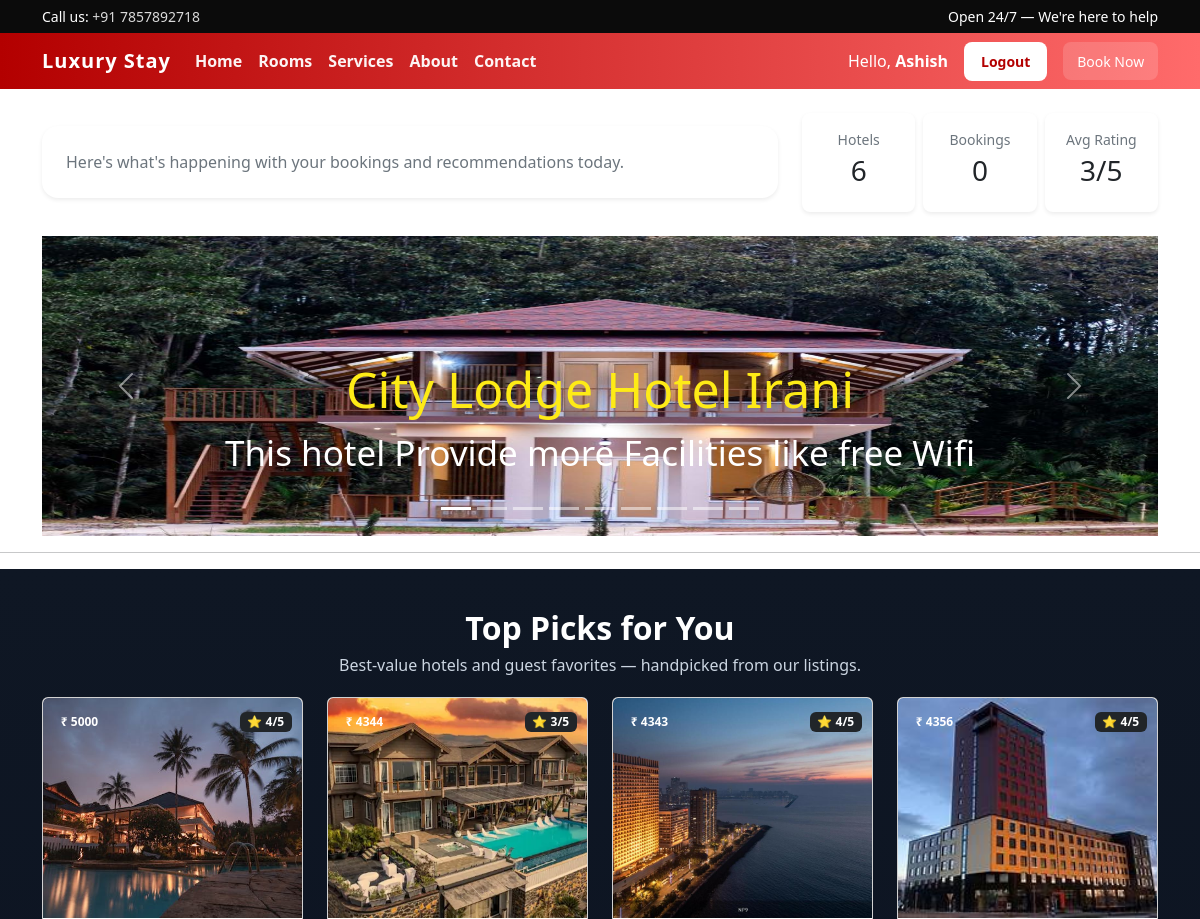
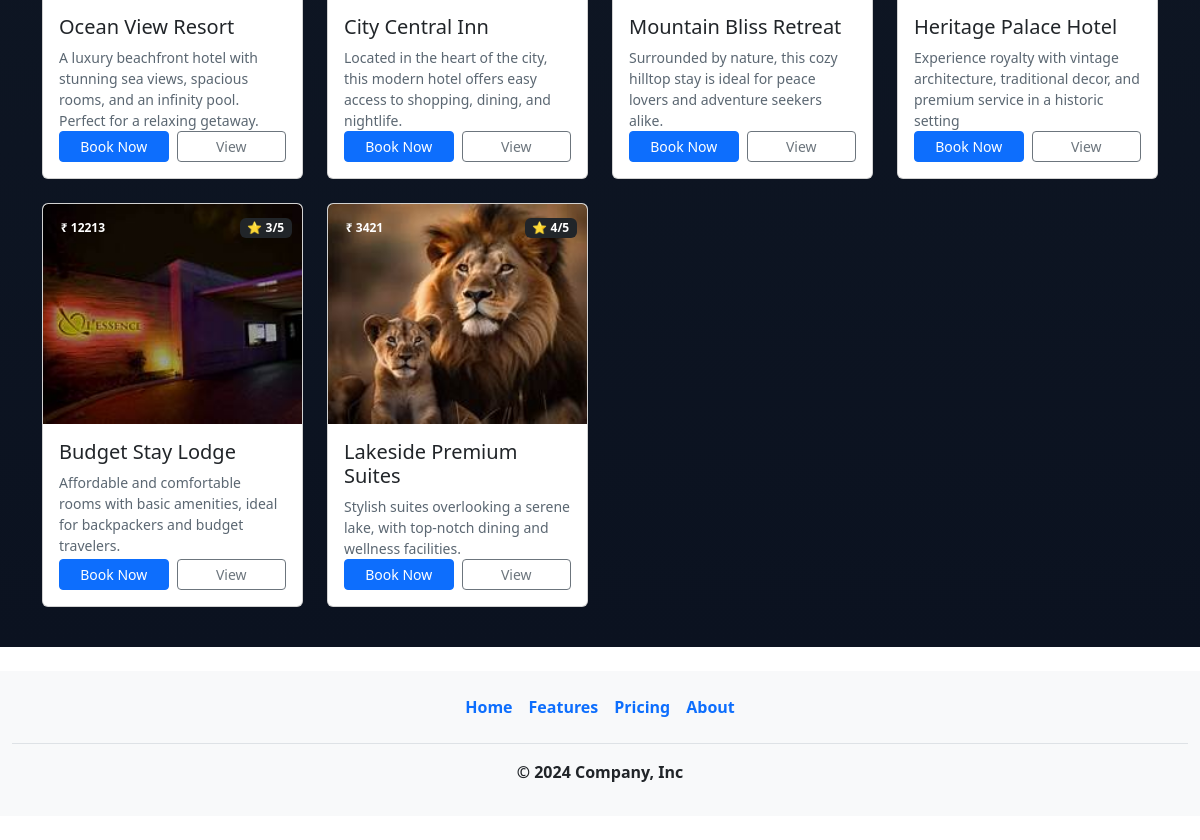
The app's page /Dashboard/ (signed in) with its own data (2 pictures, top to bottom).
### Carasoul/models.py (models this page shows)
class Carasoul(models.Model):
  image=models.ImageField()
  heading=models.CharField(max_length=300)
  description=models.TextField(max_length=1000)

### HotelList/models.py (models this page shows)
class HotelList(models.Model):
    image=models.ImageField()
    header=models.CharField(max_length=100)
    price=models.IntegerField()
    rating=models.IntegerField()
    facility=models.CharField(max_length=200)
    des=models.TextField(max_length=500)

### ProjectAsh/views.py (the view)
# urls.py: path('Dashboard/',Dashboard),
def Dashboard(request):
    hotel = HotelList.objects.all()
    carasoul = Carasoul.objects.all()
    total_hotels = hotel.count()
    total_bookings = BookHotel.objects.count()
    avg_rating = 0
    if total_hotels:
        avg_rating = int(sum(h.rating for h in hotel) / total_hotels)
    return render(request, "Dashboard.html", {
        "hotel": hotel,
        "carasoul": carasoul,
        "total_hotels": total_hotels,
        "total_bookings": total_bookings,
        "avg_rating": avg_rating,
    })

### templates/Dashboard.html (shortened to what this page needs)
{%load static%} {%include 'Header.html'%}
<!DOCTYPE html>
<html lang="en">
  <head>
    <link rel="stylesheet" href="{% static '' %}" />
  </head>
  <body>
    <div class="container mt-4">
      <div class="row align-items-center mb-4">
        <div class="col-md-8">
          <div class="p-4 bg-white rounded-4 shadow-sm hero-card">
            <p class="muted mb-0">
              Here's what's happening with your bookings and recommendations
              today.
            </p>
          </div>
        </div>
        <div class="col-md-4">
          <div class="d-flex gap-2">
            <div class="p-3 bg-white rounded-3 shadow-sm text-center w-100">
              <div class="small muted">Hotels</div>
              <div class="h3 mt-1">{{ total_hotels }}</div>
            </div>
            <div class="p-3 bg-white rounded-3 shadow-sm text-center w-100">
              <div class="small muted">Bookings</div>
              <div class="h3 mt-1">{{ total_bookings }}</div>
            </div>
            <div class="p-3 bg-white rounded-3 shadow-sm text-center w-100">
              <div class="small muted">Avg Rating</div>
              <div class="h3 mt-1">{{ avg_rating }}/5</div>
            </div>
          </div>
        </div>
      </div>
      <div
        id="carouselExampleCaptions"
        class="carousel slide"
        data-bs-ride="carousel"
      >
        <div class="carousel-indicators">
          {% for c in carasoul %}
          <button
            type="button"
            data-bs-target="#carouselExampleCaptions"
            data-bs-slide-to="{{ forloop.counter0 }}"
            class="{% if forloop.first %}active{% endif %}"
            aria-current="{% if forloop.first %}true{% endif %}"
            aria-label="Slide {{ forloop.counter }}"
          ></button>
          {% endfor %}
        </div>
        <div class="carousel-inner">
          {% for c in carasoul %}
          <div class="carousel-item {% if forloop.first %}active{% endif %}">
            <img
              src="/media/{{ c.image }}"
              style="width: 100%; height: 300px"
              alt="..."
            />
            <div class="carousel-caption d-none d-md-block">
              <h5 style="font-size: 50px; color: rgb(254, 235, 22)">
                {{ c.heading }}
              </h5>
              <p style="font-size: 35px">{{ c.description }}</p>
            </div>
          </div>
          {% endfor %}
        </div>
        <button
          class="carousel-control-prev"
          type="button"
          data-bs-target="#carouselExampleCaptions"
          data-bs-slide="prev"
        >
          <span class="carousel-control-prev-icon" aria-hidden="true"></span>
        </button>
        <button
          class="carousel-control-next"
          type="button"
          data-bs-target="#carouselExampleCaptions"
          data-bs-slide="next"
        >
          <span class="carousel-control-next-icon" aria-hidden="true"></span>
        </button>
      </div>
    </div>
    <hr />
    <div class="hotels-section">
      <div class="container">
        <div class="section-header text-center">
          <h2>Top Picks for You</h2>
          <p>
            Best-value hotels and guest favorites — handpicked from our
            listings.
          </p>
        </div>
        <div
          class="row row-cols-1 row-cols-sm-2 row-cols-md-3 row-cols-lg-4 g-4"
        >
          {% for h in hotel %}
          <div class="col">
            <div class="card hotel-card h-100 bg-white">
              <div class="position-relative">
                <img
                  src="/media/{{ h.image }}"
                  class="card-img-top"
                  alt="{{ h.header }}"
                />
                <div class="position-absolute" style="right: 10px; top: 10px">
                  <span class="badge bg-dark">⭐ {{ h.rating }}/5</span>
                </div>
                <div class="position-absolute" style="left: 10px; top: 10px">
                  <span class="badge price">₹ {{ h.price }}</span>
                </div>
              </div>
              <div class="card-body d-flex flex-column">
                <h5 class="card-title" title="{{ h.header }}">
                  {{ h.header|truncatechars:48 }}
                </h5>
                <div class="hotel-desc">{{ h.des|truncatechars:120 }}</div>
                <div class="hotel-actions mt-auto">
                  <a href="/BookNow" class="btn btn-primary btn-sm">Book Now</a>
                  <a href="/" class="btn btn-outline-secondary btn-sm">View</a>
                </div>
              </div>
            </div>
          </div>
          {% endfor %}
        </div>
      </div>
    </div>
  </body>
</html>
{%include 'Footer.html'%}

### static/css/style.css (style rules this page uses)
:root { --brand: #b30000; --accent: #ff6b6b; --muted: #6c757d; --card-shadow: 0 8px 24px rgba(0, 0, 0, 0.12); }
.hero-card { background: rgba(255, 255, 255, 0.92); padding: 2.2rem; border-radius: 14px; box-shadow: var(--card-shadow); }
@media (min-width: 1200px) { .hero-card { padding: 3rem; } }
.muted { color: var(--muted); }

### templates/Dashboard.html (style rules this page uses)
.hotels-section { padding: 40px 20px; background: linear-gradient(180deg, #0f1724 0%, #0b1220 100%); }
.hotels-section .section-header h2 { color: #fff; font-weight: 700; margin-bottom: 6px; }
.hotels-section .section-header p { color: #cbd5e1; margin-bottom: 20px; }
.hotel-card { border: 0; overflow: hidden; border-radius: 12px; transition: transform 0.25s ease, box-shadow 0.25s ease; }
.hotel-card .card-img-top { height: 220px; object-fit: cover; display: block; }
.hotel-desc { color: #5b6772; font-size: 14px; min-height: 52px; }
.hotel-actions { display: flex; gap: 8px; margin-top: 10px; }
.hotel-actions .btn { flex: 1; }

### records on screen
Carasoul: image (picture), heading "City Lodge Hotel Irani", description "This hotel Provide more Facilities like free Wifi"
HotelList: image (picture), rating "4", price "5000", header "Ocean View Resort", des "A luxury beachfront hotel with stunning sea views, spacious rooms, and an infinity pool. Perfect for a relaxing getaway."
HotelList: image (picture), rating "3", price "4344", header "City Central Inn", des "Located in the heart of the city, this modern hotel offers easy access to shopping, dining, and nightlife."
HotelList: image (picture), rating "4", price "4343", header "Mountain Bliss Retreat", des "Surrounded by nature, this cozy hilltop stay is ideal for peace lovers and adventure seekers alike."
HotelList: image (picture), rating "4", price "4356", header "Heritage Palace Hotel", des "Experience royalty with vintage architecture, traditional decor, and premium service in a historic setting"
HotelList: image (picture), rating "3", price "12213", header "Budget Stay Lodge", des "Affordable and comfortable rooms with basic amenities, ideal for backpackers and budget travelers."
HotelList: image (picture), rating "4", price "3421", header "Lakeside Premium Suites", des "Stylish suites overlooking a serene lake, with top-notch dining and wellness facilities."

### other values on screen
{{ request.session.user_name }} "Ashish"
{{ total_hotels }} "6"
{{ total_bookings }} "0"
{{ avg_rating }} "3"
